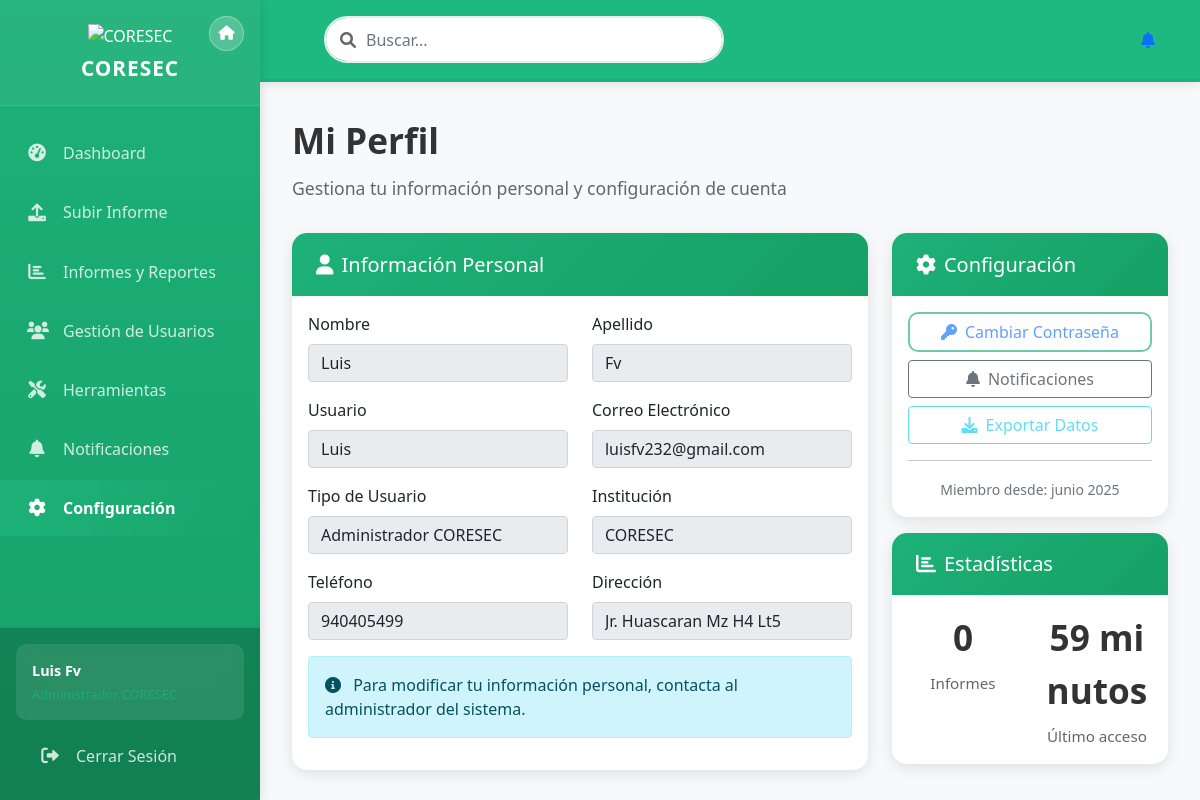
The app's page /usuarios/perfil/ (signed in) with its own data.
### usuarios/models.py (models this page shows, shortened)
class Usuario(AbstractUser):
    TIPO_USUARIO_CHOICES = [
        ('administrador', 'Administrador CORESEC'),
        ('coordinador', 'Coordinador CORESEC'),
        ('municipal', 'Encargado Municipal'),
    ]
    MUNICIPALIDADES_HUANUCO = [
        ('huamalies', 'Huamalíes'),
        ('huacaybamba', 'Huacaybamba'),
        ('leoncio_prado', 'Leoncio Prado'),
        ('yarowilca', 'Yarowilca'),
        ('pachitea', 'Pachitea'),
        ('maranon', 'Marañón'),
        ('ambo', 'Ambo'),
        ('lauricocha', 'Lauricocha'),
        ('huanuco', 'Huánuco'),
        ('puerto_inca', 'Puerto Inca'),
        ('dos_de_mayo', 'Dos de Mayo'),
    ]
    telefono = models.CharField(max_length=15, blank=True, null=True)
    direccion = models.TextField(blank=True, null=True)
    tipo_usuario = models.CharField(max_length=20, choices=TIPO_USUARIO_CHOICES, default='municipal')
    municipalidad = models.CharField(max_length=50, choices=MUNICIPALIDADES_HUANUCO, blank=True, null=True)
    cargo_coresec = models.CharField(max_length=100, blank=True, null=True, help_text="Especifica tu cargo en CORESEC")
    cargo_municipal = models.CharField(max_length=100, blank=True, null=True, help_text="Especifica tu cargo municipal")
    fecha_registro = models.DateTimeField(auto_now_add=True)
    activo = models.BooleanField(default=True)
    class Meta:
        verbose_name = "Usuario"
        verbose_name_plural = "Usuarios"

### usuarios/views.py (the view)
# urls.py: path('perfil/', views.perfil_view, name='perfil'),
@login_required
def perfil_view(request):
    context = {'user': request.user}
    try:
        from reportes.models import Informe
        if request.user.tipo_usuario == 'municipal':
            context.update({
                'mis_informes': Informe.objects.filter(usuario=request.user).count(),
                'mis_pendientes': Informe.objects.filter(usuario=request.user,
                                                         estado__in=['pendiente', 'en_revision']).count(),
                'mis_aprobados': Informe.objects.filter(usuario=request.user, estado='aprobado').count(),
            })
        else:
            context.update({
                'total_usuarios': Usuario.objects.count(),
                'total_informes': Informe.objects.count(),
                'informes_pendientes': Informe.objects.filter(estado='pendiente').count(),
            })
    except ImportError:
        pass
    return render(request, 'usuarios/perfil.html', context)

### templates/usuarios/perfil.html (shortened to what this page needs)
{% extends 'base.html' %}
{% block content %}
<div class="page-title">Mi Perfil</div>
<div class="page-subtitle">Gestiona tu información personal y configuración de cuenta</div>
<div class="row">
    <div class="col-md-8">
        <div class="card">
            <div class="card-header">
                <h5 class="mb-0">
                    <i class="fas fa-user me-2"></i>Información Personal
                </h5>
            </div>
            <div class="card-body">
                <form method="post">
                    <div class="row">
                        <div class="col-md-6">
                            <div class="mb-3">
                                <label for="first_name" class="form-label">Nombre</label>
                                <input type="text" class="form-control" id="first_name" name="first_name"
                                       value="{{ user.first_name }}" readonly>
                            </div>
                        </div>
                        <div class="col-md-6">
                            <div class="mb-3">
                                <label for="last_name" class="form-label">Apellido</label>
                                <input type="text" class="form-control" id="last_name" name="last_name"
                                       value="{{ user.last_name }}" readonly>
                            </div>
                        </div>
                    </div>
                    <div class="row">
                        <div class="col-md-6">
                            <div class="mb-3">
                                <label for="username" class="form-label">Usuario</label>
                                <input type="text" class="form-control" id="username" name="username"
                                       value="{{ user.username }}" readonly>
                            </div>
                        </div>
                        <div class="col-md-6">
                            <div class="mb-3">
                                <label for="email" class="form-label">Correo Electrónico</label>
                                <input type="email" class="form-control" id="email" name="email"
                                       value="{{ user.email }}" readonly>
                            </div>
                        </div>
                    </div>
                    <div class="row">
                        <div class="col-md-6">
                            <div class="mb-3">
                                <label for="tipo_usuario" class="form-label">Tipo de Usuario</label>
                                <input type="text" class="form-control" id="tipo_usuario"
                                       value="{{ user.get_tipo_usuario_display }}" readonly>
                            </div>
                        </div>
                        <div class="col-md-6">
                            <div class="mb-3">
                                <label for="municipalidad" class="form-label">
                                    {% if user.tipo_usuario == 'municipal' %}Municipalidad{% else %}Institución{% endif %}
                                </label>
                                <input type="text" class="form-control" id="municipalidad"
                                       value="{% if user.tipo_usuario == 'municipal' %}{{ user.get_municipalidad_display }}{% else %}CORESEC{% endif %}" readonly>
                            </div>
                        </div>
                    </div>
                    {% if user.telefono or user.direccion %}
                    <div class="row">
                        {% if user.telefono %}
                        <div class="col-md-6">
                            <div class="mb-3">
                                <label for="telefono" class="form-label">Teléfono</label>
                                <input type="text" class="form-control" id="telefono"
                                       value="{{ user.telefono }}" readonly>
                            </div>
                        </div>
                        {% endif %}
                        {% if user.direccion %}
                        <div class="col-md-6">
                            <div class="mb-3">
                                <label for="direccion" class="form-label">Dirección</label>
                                <input type="text" class="form-control" id="direccion"
                                       value="{{ user.direccion }}" readonly>
                            </div>
                        </div>
                        {% endif %}
                    </div>
                    {% endif %}
                    <div class="alert alert-info">
                        <i class="fas fa-info-circle me-2"></i>
                        Para modificar tu información personal, contacta al administrador del sistema.
                    </div>
                </form>
            </div>
        </div>
    </div>
    <div class="col-md-4">
        <div class="card">
            <div class="card-header">
                <h5 class="mb-0">
                    <i class="fas fa-cog me-2"></i>Configuración
                </h5>
            </div>
            <div class="card-body">
                <div class="d-grid gap-2">
                    <button class="btn btn-outline-primary" disabled>
                        <i class="fas fa-key me-2"></i>Cambiar Contraseña
                    </button>
                    <a href="{% url 'notificaciones:notificaciones' %}" class="btn btn-outline-secondary">
                        <i class="fas fa-bell me-2"></i>Notificaciones
                    </a>
                    <button class="btn btn-outline-info" disabled>
                        <i class="fas fa-download me-2"></i>Exportar Datos
                    </button>
                </div>
                <hr>
                <div class="text-center">
                    <small class="text-muted">
                        Miembro desde: {{ user.date_joined|date:"F Y" }}
                    </small>
                </div>
            </div>
        </div>
        <div class="card mt-3">
            <div class="card-header">
                <h5 class="mb-0">
                    <i class="fas fa-chart-bar me-2"></i>Estadísticas
                </h5>
            </div>
            <div class="card-body">
                <div class="row text-center">
                    <div class="col-6">
                        <div class="stat-number">{{ mis_informes|default:0 }}</div>
                        <div class="stat-label">Informes</div>
                    </div>
                    <div class="col-6">
                        <div class="stat-number">{{ user.last_login|timesince }}</div>
                        <div class="stat-label">Último acceso</div>
                    </div>
                </div>
            </div>
        </div>
    </div>
</div>
{% endblock %}

### templates/base.html (shortened to what this page needs)
<!DOCTYPE html>
<html lang="es">
<head>
    <link href="https://cdn.jsdelivr.net/npm/bootstrap@5.1.3/dist/css/bootstrap.min.css" rel="stylesheet">
    <link href="https://cdnjs.cloudflare.com/ajax/libs/font-awesome/6.0.0/css/all.min.css" rel="stylesheet">
</head>
<body>
    <div class="sidebar" id="sidebar">
        <div class="sidebar-header">
            <a href="{% url 'home' %}" class="home-btn" title="Ir al inicio">
                <i class="fas fa-home"></i>
            </a>
            <img src="https://hebbkx1anhila5yf.public.blob.vercel-storage.com/ed6e7ee6-d0c2-4af7-90b5-12e06ae9843c.jfif-11sJXno6mDc6wrJPLch3ysP2tNChNc.jpeg" alt="CORESEC" class="sidebar-logo">
            <h4 class="sidebar-title">CORESEC</h4>
        </div>
        <nav class="sidebar-nav">
            <div class="nav-item">
                <a href="{% url 'dashboard:dashboard' %}" class="nav-link {% if request.resolver_match.url_name == 'dashboard' %}active{% endif %}">
                    <i class="fas fa-tachometer-alt"></i>
                    Dashboard
                </a>
            </div>
            <div class="nav-item">
                <a href="{% url 'reportes:crear_informe' %}" class="nav-link {% if request.resolver_match.url_name == 'crear_informe' %}active{% endif %}">
                    <i class="fas fa-upload"></i>
                    Subir Informe
                </a>
            </div>
            <div class="nav-item">
                <a href="{% url 'reportes:lista_informes' %}" class="nav-link {% if request.resolver_match.url_name == 'lista_informes' %}active{% endif %}">
                    <i class="fas fa-chart-bar"></i>
                    Informes y Reportes
                </a>
            </div>
            {% if user.tipo_usuario in 'administrador,coordinador' %}
            <div class="nav-item">
                <a href="{% url 'usuarios:gestion_usuarios' %}" class="nav-link {% if request.resolver_match.url_name == 'gestion_usuarios' %}active{% endif %}">
                    <i class="fas fa-users"></i>
                    Gestión de Usuarios
                </a>
            </div>
           <div class="nav-item">
                <a href="{% url 'herramientas:herramientas' %}" class="nav-link {% if 'herramientas' in request.resolver_match.app_name|default:'' %}active{% endif %}">
                    <i class="fas fa-tools"></i>
                    Herramientas
                </a>
            </div>
            {% endif %}
            <div class="nav-item">
                <a href="{% url 'notificaciones:notificaciones' %}" class="nav-link {% if request.resolver_match.url_name == 'notificaciones' %}active{% endif %}">
                    <i class="fas fa-bell"></i>
                    Notificaciones
                </a>
            </div>
            <div class="nav-item">
                <a href="{% url 'usuarios:perfil' %}" class="nav-link {% if request.resolver_match.url_name == 'perfil' %}active{% endif %}">
                    <i class="fas fa-cog"></i>
                    Configuración
                </a>
            </div>
        </nav>
        <div class="sidebar-footer">
            <div class="user-info">
                <div class="user-name">{{ user.first_name }} {{ user.last_name }}</div>
                <div class="user-role">{{ user.get_tipo_usuario_display }}</div>
            </div>
            <form method="post" action="{% url 'usuarios:logout' %}" style="display: inline; width: 100%;">
                <button type="submit" class="nav-link" style="background: none; border: none; width: 100%; text-align: left; color: rgba(255,255,255,0.8);">
                    <i class="fas fa-sign-out-alt"></i>
                    Cerrar Sesión
                </button>
            </form>
        </div>
    </div>
    <div class="main-content">
        <div class="top-bar">
            <div class="search-box position-relative">
                <i class="fas fa-search search-icon"></i>
                <input type="text" class="form-control" placeholder="Buscar...">
            </div>
            <div class="top-actions">
                <a href="{% url 'notificaciones:notificaciones' %}" class="btn btn-link position-relative">
                    <i class="fas fa-bell"></i>
                </a>
            </div>
        </div>
        <div class="content-area">
            {% block content %}{% endblock %}
        </div>
    </div>
</body>
</html>

### records on screen
Usuario: first_name "Luis", last_name "Fv", username "Luis", email "luisfv232@gmail.com", tipo_usuario "Administrador CORESEC", tipo_usuario "CORESEC", telefono "940405499", direccion "Jr. Huascaran Mz H4 Lt5", date_joined "junio 2025", last_login "59 minutos"

### other values on screen
{{ mis_informes|default:0 }} "0"
